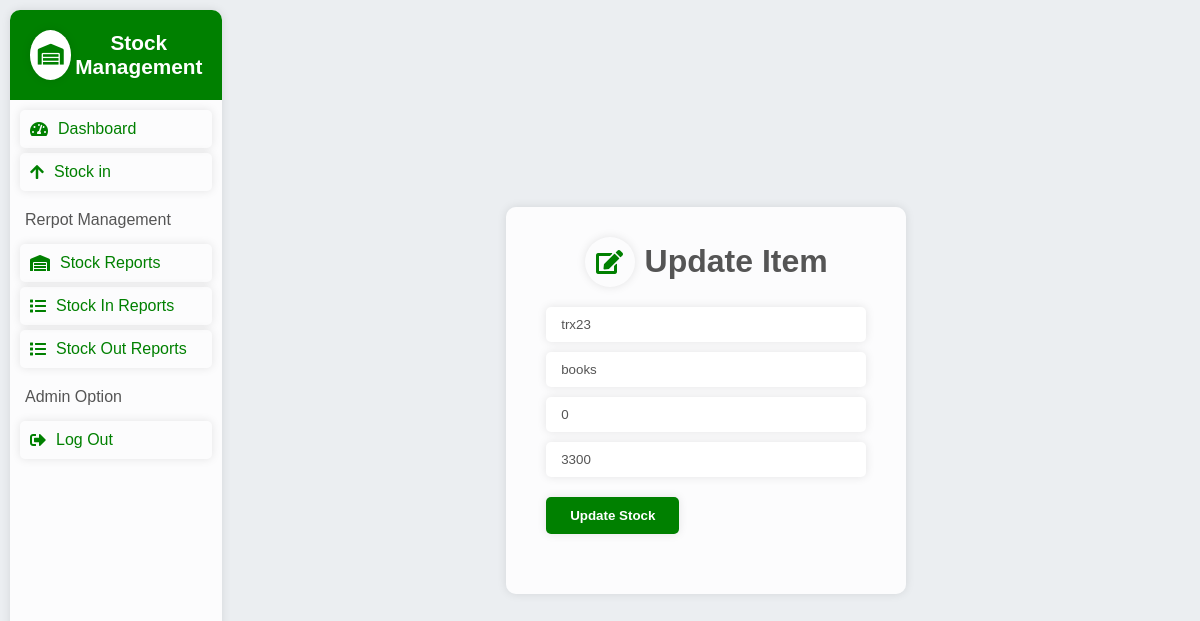
The app's page /update.php?update_pcode=trx23 (signed in) with its own data.
### tables this page shows
CREATE TABLE IF NOT EXISTS `stock` (
  `p_code` varchar(11) NOT NULL,
  `p_name` varchar(255) NOT NULL,
  `p_quantity` int NOT NULL,
  `p_price` int NOT NULL,
  `p_total_price` int NOT NULL,
  `create_at` datetime NOT NULL,
  PRIMARY KEY (`p_code`)
);

### update.php (the view, shortened to what this page needs)
<?php
    include("./includes/configs/config.php");
    include("./includes/pages/site/header.php");
?>
    <div class="form-box">
        <div class="form">
            <div class="form-header">
                <h1> <i class="fas fa-edit icon-form"></i> Update Item</h1>
            </div>
            <?php
        $getPcode=$_GET['update_pcode'];
        $selectStock=mysqli_query($con,"SELECT * FROM stock WHERE p_code='$getPcode'");
        while($rowStock=mysqli_fetch_assoc($selectStock)){
    ?>
    <form action="" method="post">
            <input type="text" name="p_code" placeholder="Product Code" value="<?php echo $rowStock['p_code'] ?>">
            <input type="text" name="p_name" placeholder="Product name" value="<?php echo $rowStock['p_name'] ?>">
            <input type="number" name="p_quantity" placeholder="Product quantity" value="<?php echo $rowStock['p_quantity'] ?>">
            <input type="number" name="p_price" placeholder="Product Price" value="<?php echo $rowStock['p_price'] ?>">
            <div class="btn">
                <button name="stock_update">Update Stock</button>
            </div>
    </form>
    <?php
        }
    ?>
        </div>
    </div>
    <?php
    include("./includes/pages/site/footer.php");
?>

### assest/css/ccc.css (style rules this page uses)
* { padding: 0; margin: 0; box-sizing: border-box; font-family: sans-serif; list-style-type: none; text-decoration: none; border: none; outline: none; }
:root { --bg-color: #ebeef1; --second-bg-color: #ffffffda; --box-shadow: 0 0 10px rgba(0,0,0,0.1); --text-color: #555; --light-color: #fff; --bg-all-color: green; --delete-color: #ea3415; }

### records on screen
stock: p_code "trx23", p_name "books", p_quantity "0", p_price "3300"
